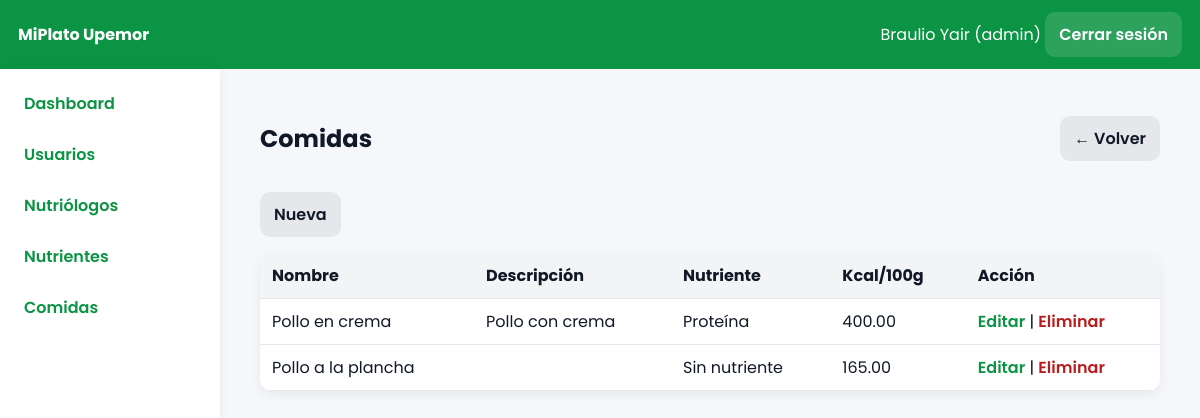
Page /index.php?controller=admin&action=comidas (signed in) on the earlier database version.
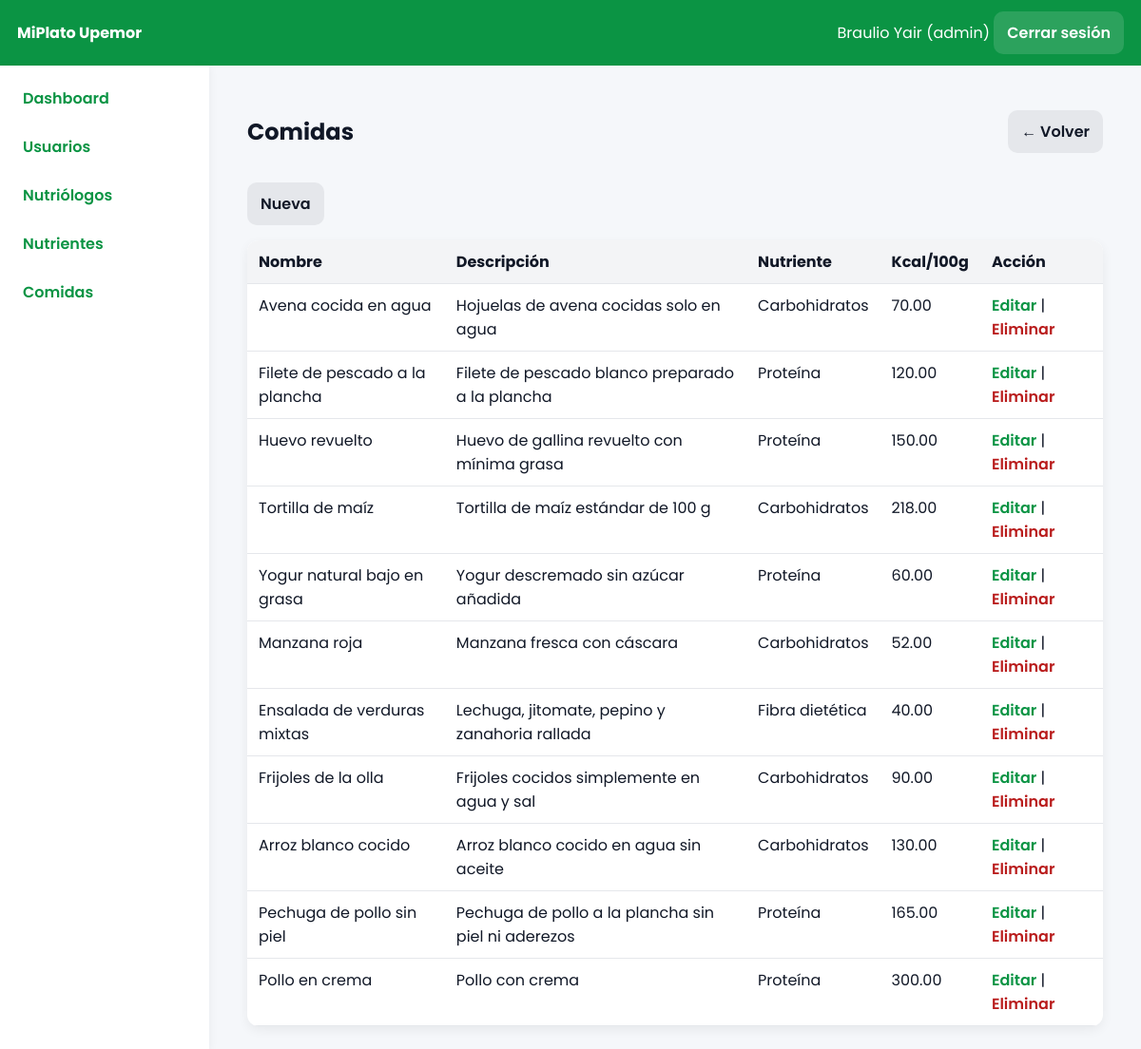
Same page on the later database version.
### tables this page shows
CREATE TABLE `comidas` (
  `id_comida` int(11) NOT NULL AUTO_INCREMENT,
  `nombre` varchar(150) NOT NULL,
  `descripcion` text DEFAULT NULL,
  `calorias_por_100g` decimal(7,2) NOT NULL DEFAULT 0.00,
  `id_nutriente` int(11) DEFAULT NULL,
  PRIMARY KEY (`id_comida`),
  KEY `comidas_ibfk_nutriente` (`id_nutriente`),
  CONSTRAINT `comidas_ibfk_nutriente` FOREIGN KEY (`id_nutriente`) REFERENCES `nutrientes` (`id_nutriente`) ON DELETE SET NULL ON UPDATE CASCADE
);

CREATE TABLE `nutrientes` (
  `id_nutriente` int(11) NOT NULL AUTO_INCREMENT,
  `nombre` varchar(120) NOT NULL,
  `calorias_por_gramo` decimal(6,2) NOT NULL DEFAULT 0.00,
  `unidad_medida` varchar(30) NOT NULL DEFAULT 'g',
  `tipo` varchar(60) NOT NULL DEFAULT 'macronutriente',
  PRIMARY KEY (`id_nutriente`)
);

### app/core/Controller.php (called while the page is built, shortened)
<?php
class Controller{
protected function view($file,$data=[]){$view=$file;extract($data);include __DIR__.'/../views/layout.php';}
protected function partial($file,$data=[]){extract($data);include __DIR__.'/../views/'.$file.'.php';}
}

### app/controllers/AdminController.php (called while the page is built, shortened)
<?php
require_once __DIR__.'/../models/User.php';require_once __DIR__.'/../models/Nutriente.php';require_once __DIR__.'/../models/Comida.php';require_once __DIR__.'/../models/EstudianteDetalle.php';
class AdminController extends Controller{
public function comidas()
{
    $list = (new Comida())->all();
    $this->view('admin/comidas/index', compact('list'));
}
}

### app/core/Router.php (called while the page is built)
<?php
class Router{public static function dispatch(){$c=$_GET['controller']??'auth';$a=$_GET['action']??'login';$cn=ucfirst($c).'Controller';$f=__DIR__.'/../controllers/'.$cn.'.php';if(!file_exists($f)){http_response_code(404);echo'Controller not found';exit;}require_once $f; if(!class_exists($cn)){echo'Class not found';exit;} $o=new $cn(); if(!method_exists($o,$a)){echo'Action not found';exit;} $o->$a();}}

### index.php (called while the page is built, shortened)
<?php
require __DIR__.'/app/core/Controller.php';
require __DIR__.'/app/core/Model.php';
require __DIR__.'/app/core/Database.php';
require __DIR__.'/app/core/Router.php';
Router::dispatch();

### app/core/Database.php (called while the page is built)
<?php
class Database{private static $c=null;public static function getConnection(){if(self::$c===null){$dsn='mysql:host='.DB_HOST.';dbname='.DB_NAME.';charset=utf8mb4';self::$c=new PDO($dsn,DB_USER,DB_PASS,[PDO::ATTR_ERRMODE=>PDO::ERRMODE_EXCEPTION,PDO::ATTR_DEFAULT_FETCH_MODE=>PDO::FETCH_ASSOC]);}return self::$c;}}

### app/core/Model.php (called while the page is built)
<?php class Model{protected $db;function __construct(){ $this->db=Database::getConnection();}}

### app/models/Comida.php (called while the page is built, shortened)
<?php
class Comida extends Model
{
    public function all()
    {
        $sql = "SELECT c.id_comida, c.nombre, c.descripcion, c.calorias_por_100g, c.id_nutriente, n.nombre AS nutriente
                FROM comidas c
                LEFT JOIN nutrientes n ON c.id_nutriente = n.id_nutriente
                ORDER BY c.id_comida DESC";
        return $this->db->query($sql)->fetchAll();
    }
}

### app/views/admin/comidas/index.php (the view)
<div class='page-head'>
  <h2>Comidas</h2>
  <a class='btn' href='index.php?controller=admin&action=dashboard'>← Volver</a>
</div>
<div class='actions'>
  <a class='btn' href='index.php?controller=admin&action=comidaForm'>Nueva</a>
</div>
<table class='table'>
  <thead>
    <tr>
      <th>Nombre</th>
      <th>Descripción</th>
      <th>Nutriente</th>
      <th>Kcal/100g</th>
      <th>Acción</th>
    </tr>
  </thead>
  <tbody>
    <?php foreach ($list as $c): ?>
      <tr>
        <td><?= htmlspecialchars($c['nombre']) ?></td>
        <td><?= htmlspecialchars($c['descripcion']) ?></td>
        <td><?= htmlspecialchars($c['nutriente'] ?? 'Sin nutriente') ?></td>
        <td><?= htmlspecialchars($c['calorias_por_100g']) ?></td>
        <td>
          <a class='link'
             href='index.php?controller=admin&action=comidaForm&id=<?= $c['id_comida'] ?>'>Editar</a>
           |
          <a class='link danger'
             href='index.php?controller=admin&action=comidaDelete&id=<?= $c['id_comida'] ?>'
             onclick="return confirm('¿Seguro que deseas eliminar esta comida?');">
             Eliminar
          </a>
        </td>
      </tr>
    <?php endforeach; ?>
  </tbody>
</table>

Differences in the rows shown:
removed comidas: nombre "Pollo a la plancha", nutriente "Sin nutriente", calorias_por_100g "165.00"
added comidas: nombre "Avena cocida en agua", descripcion "Hojuelas de avena cocidas solo en agua", id_nutriente.nombre "Carbohidratos", calorias_por_100g "70.00"
added comidas: nombre "Filete de pescado a la plancha", descripcion "Filete de pescado blanco preparado a la plancha", id_nutriente.nombre "Proteína", calorias_por_100g "120.00"
added comidas: nombre "Huevo revuelto", descripcion "Huevo de gallina revuelto con mínima grasa", id_nutriente.nombre "Proteína", calorias_por_100g "150.00"
added comidas: nombre "Tortilla de maíz", descripcion "Tortilla de maíz estándar de 100 g", id_nutriente.nombre "Carbohidratos", calorias_por_100g "218.00"
added comidas: nombre "Yogur natural bajo en grasa", descripcion "Yogur descremado sin azúcar añadida", id_nutriente.nombre "Proteína", calorias_por_100g "60.00"
added comidas: nombre "Manzana roja", descripcion "Manzana fresca con cáscara", id_nutriente.nombre "Carbohidratos", calorias_por_100g "52.00"
added comidas: nombre "Ensalada de verduras mixtas", descripcion "Lechuga, jitomate, pepino y zanahoria rallada", id_nutriente.nombre "Fibra dietética", calorias_por_100g "40.00"
added comidas: nombre "Frijoles de la olla", descripcion "Frijoles cocidos simplemente en agua y sal", id_nutriente.nombre "Carbohidratos", calorias_por_100g "90.00"
added comidas: nombre "Arroz blanco cocido", descripcion "Arroz blanco cocido en agua sin aceite", id_nutriente.nombre "Carbohidratos", calorias_por_100g "130.00"
added comidas: nombre "Pechuga de pollo sin piel", descripcion "Pechuga de pollo a la plancha sin piel ni aderezos", id_nutriente.nombre "Proteína", calorias_por_100g "165.00"
changed comidas "Pollo en crema": calorias_por_100g "400.00" → "300.00"
